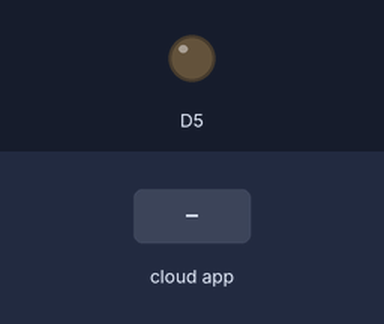
Simulated run of this sketch. Board: ESP8266 (NodeMCU). Parts: output pins drawn as LEDs (lit = HIGH). The test bench sets the inputs (shaded band).

Above: at 1.2 s.
1.3 s: the phone or cloud app sets myled to 1
At 2.0 s:
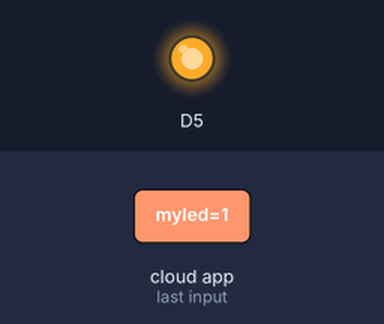
2.8 s: the phone or cloud app sets myled to 0
At 3.2 s:
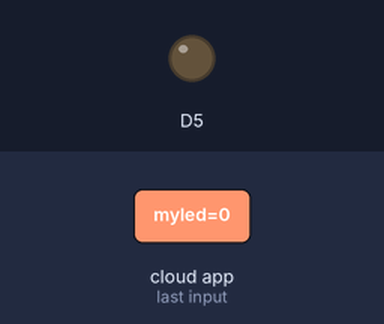
Timing chart, 0 to 5.8 s (numbered marks = the images above; inputs shaded):
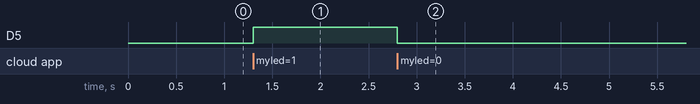

The sketch:

a_Thinger.ino
```cpp
// only for TLS connection problem
// #define _DISABLE_TLS_
#include <ESP8266WiFi.h>
#include <ThingerESP8266.h>
#define USERNAME "Lintang_Wisesa"
#define DEVICE_ID "lintangesp8266"
#define DEVICE_CRED "lintang13579"
#define WIFI "Purwadhika3"
#define PASS "Purwadhika3"
ThingerESP8266 thing(USERNAME, DEVICE_ID, DEVICE_CRED);

void setup(){
  pinMode(D5, OUTPUT);
  thing.add_wifi(WIFI, PASS);
  thing["myled"] << digitalPin(D5);
  thing["mypot"] >> outputValue(analogRead(A0));
}

void loop(){
    thing.handle();
}
```

Measured:
- after the input at 1.3 s, D5: LOW → HIGH at once
- after the input at 2.8 s, D5: HIGH → LOW at once
